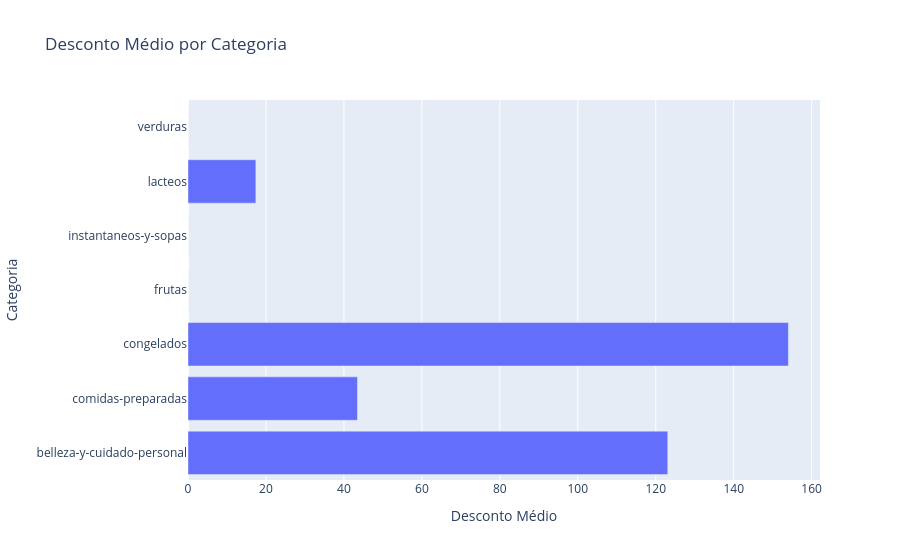

The notebook cell this image was saved under:
### Markdown cell above
### Gráfico de barras com a média de descontos por categoria.

### Code cell
# Seu código aqui
#Agrupando os dados por categoria e desconto médio
desconto_medio_categoria = df.groupby('Categoria')['Desconto'].mean().reset_index()

#Criando gráfico de barras 
fig = px.bar(desconto_medio_categoria, x='Desconto', y='Categoria', orientation='h',
              title='Desconto Médio por Categoria',
              labels={'Desconto': 'Desconto Médio', 'Categoria': 'Categoria'})
fig.show()

### Figure 1 — Plotly figure (JSON) as saved in the notebook; plotly's stock layout.template omitted (floating-point values rounded to 4 significant figures)
{"data": [{"hovertemplate": "Desconto Médio=%{x}<br>Categoria=%{y}<extra></extra>", "legendgroup": "", "marker": {"color": "#636efa", "pattern": {"shape": ""}}, "name": "", "orientation": "h", "showlegend": false, "textposition": "auto", "type": "bar", "x": [123.1, 43.48, 154.0, 0.0, 0.0, 17.41, 0.0], "xaxis": "x", "y": ["belleza-y-cuidado-personal", "comidas-preparadas", "congelados", "frutas", "instantaneos-y-sopas", "lacteos", "verduras"], "yaxis": "y"}], "layout": {"barmode": "relative", "legend": {"tracegroupgap": 0}, "title": {"text": "Desconto Médio por Categoria"}, "xaxis": {"anchor": "y", "domain": [0, 1], "title": {"text": "Desconto Médio"}}, "yaxis": {"anchor": "x", "domain": [0, 1], "title": {"text": "Categoria"}}}}
